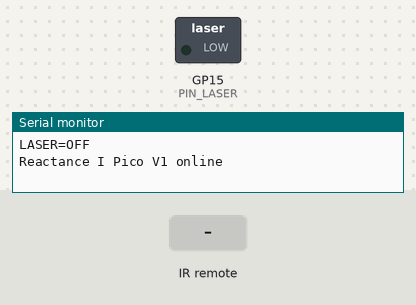
The sketch below on a simulated Raspberry Pi Pico. Shown: switched loads named in the sketch (green lamp = pin HIGH), the last lines printed to the serial monitor. Wiring (inferred from the names in the program): IR receiver: data GP16. Inputs (shaded band) come from the test bench.

Above: at 1.2 s.
1.3 s: infrared code 0xA1 received
At 2.0 s:
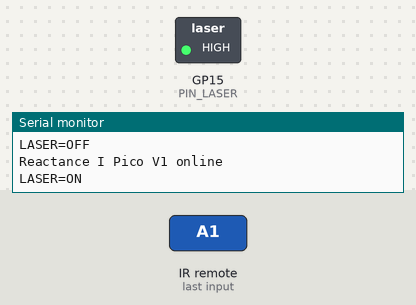
2.8 s: infrared code 0xA0 received
At 3.2 s:
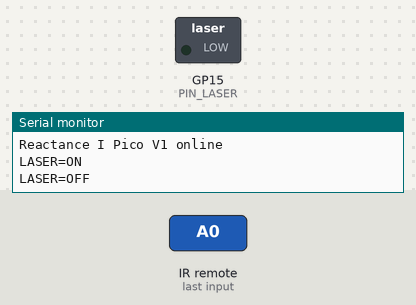
Timing chart, 0 to 5.8 s (numbered marks = the images above; inputs shaded):
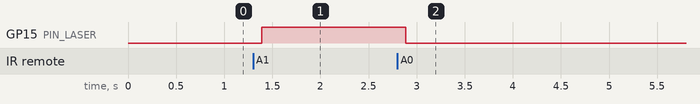

Measured:
- after the input at 1.3 s, GP15 (PIN_LASER): LOW → HIGH after 0.09 s
- after the input at 2.8 s, GP15 (PIN_LASER): HIGH → LOW after 0.09 s

The sketch:

ReactanceI_Pico.ino
```cpp
// Reactance I — Raspberry Pi Pico V1
// Receives the 38 kHz NEC-compatible IR frame from the ESP32.
// IR receiver modules are normally active-LOW at their signal pin.

constexpr uint8_t PIN_IR_RECEIVER=16;
constexpr uint8_t PIN_LASER=15;

bool laserOn=false;
uint32_t validFrames=0, invalidFrames=0;
unsigned long lastFrameMs=0;

bool waitForLevel(uint8_t level,uint32_t timeoutUs){unsigned long start=micros();while(digitalRead(PIN_IR_RECEIVER)!=level){if(micros()-start>timeoutUs)return false;}return true;}
bool measureLevel(uint8_t level,uint32_t maxUs,uint32_t &duration){unsigned long start=micros();while(digitalRead(PIN_IR_RECEIVER)==level){if(micros()-start>maxUs)return false;}duration=micros()-start;return true;}
bool nearUs(uint32_t v,uint32_t target,uint32_t tolerance){return v>=target-tolerance&&v<=target+tolerance;}

bool readNEC(uint8_t &command){
  // Idle HIGH -> 9 ms LOW mark -> 4.5 ms HIGH space.
  if(!waitForLevel(LOW,30000))return false;
  uint32_t d=0;
  if(!measureLevel(LOW,12000,d)||!nearUs(d,9000,1500))return false;
  if(!measureLevel(HIGH,7000,d)||!nearUs(d,4500,1000))return false;

  uint8_t data[4]={0,0,0,0};
  for(uint8_t byteIndex=0;byteIndex<4;byteIndex++){
    for(uint8_t bit=0;bit<8;bit++){
      if(!measureLevel(LOW,1500,d)||!nearUs(d,560,250))return false;
      if(!measureLevel(HIGH,2500,d))return false;
      if(d>1000)data[byteIndex]|=(1<<bit);
      else if(d<300)return false;
    }
  }
  // Stop mark.
  if(!measureLevel(LOW,1500,d)||!nearUs(d,560,300))return false;
  if(data[0]!=0x00||data[1]!=(uint8_t)~data[0]||data[3]!=(uint8_t)~data[2])return false;
  command=data[2];
  return true;
}

void setLaser(bool on){laserOn=on;digitalWrite(PIN_LASER,on?HIGH:LOW);Serial.println(on?"LASER=ON":"LASER=OFF");}

void setup(){Serial.begin(115200);pinMode(PIN_IR_RECEIVER,INPUT);pinMode(PIN_LASER,OUTPUT);setLaser(false);Serial.println("Reactance I Pico V1 online");}

void loop(){
  uint8_t command=0;
  if(readNEC(command)){
    lastFrameMs=millis();validFrames++;
    if(command==0xA1)setLaser(true);
    else if(command==0xA0)setLaser(false);
    else Serial.printf("UNKNOWN_IR=0x%02X\n",command);
  }
  delay(2);
}
```
